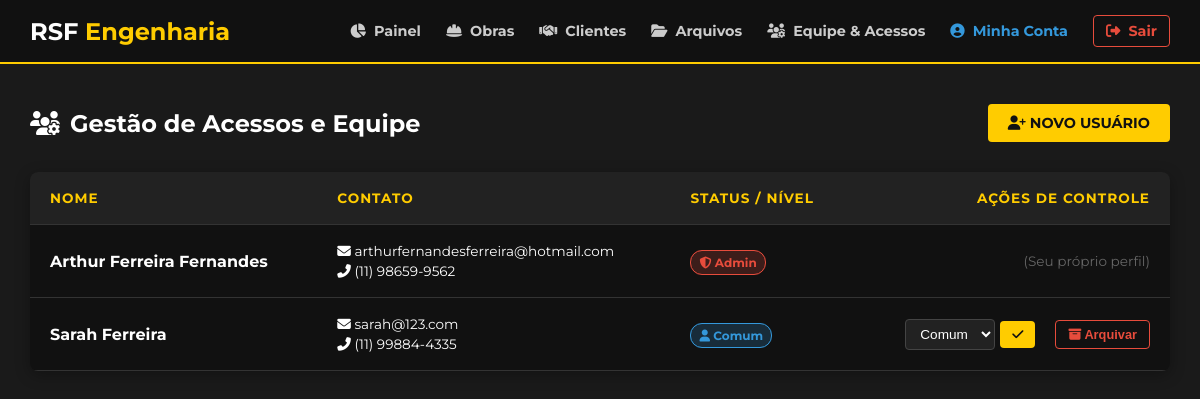
The app's page /portal/gerenciar_equipe.php (signed in) with its own data.
### tables this page shows
CREATE TABLE `usuarios` (
  `id` int(11) NOT NULL,
  `nome` varchar(100) NOT NULL,
  `email` varchar(100) NOT NULL,
  `telefone` varchar(20) DEFAULT NULL,
  `senha_hash` varchar(255) NOT NULL,
  `nivel_acesso` enum('admin','comum') DEFAULT 'comum',
  `status` enum('Ativo','Inativo') DEFAULT 'Ativo',
  `criado_em` timestamp NOT NULL DEFAULT current_timestamp()
);

### portal/gerenciar_equipe.php (the view, shortened to what this page needs)
<?php
require_once 'scripts/conexao.php';
$lista_usuarios = [];
try {
    $stmt = $pdo->query("SELECT id, nome, email, telefone, nivel_acesso, status FROM usuarios ORDER BY status ASC, nome ASC");
    $lista_usuarios = $stmt->fetchAll();
} catch (PDOException $e) {
    die("Erro ao carregar a equipe.");
}
?>
<!DOCTYPE html>
<html lang="pt-BR">
<head>
    <link rel="stylesheet" href="https://cdnjs.cloudflare.com/ajax/libs/font-awesome/6.4.0/css/all.min.css">
    <link rel="stylesheet" href="../styles/lista_projetos.css">
</head>
<body>
    <?php include 'header.php'; ?>
    <main class="container">
        <div class="header-acoes">
            <h2><i class="fas fa-users-cog"></i> Gestão de Acessos e Equipe</h2>
            <a href="cadastrar_usuario.php" class="btn-novo"><i class="fas fa-user-plus"></i> Novo Usuário</a>
        </div>
        <div class="table-wrapper">
            <table>
                <thead>
                    <tr>
                        <th>Nome</th>
                        <th>Contato</th>
                        <th>Status / Nível</th>
                        <th style="text-align: right;">Ações de Controle</th>
                    </tr>
                </thead>
                <tbody>
                    <?php foreach ($lista_usuarios as $user): ?>
                        <tr class="<?= $user['status'] === 'Inativo' ? 'linha-arquivada' : '' ?>">
                            <td style="font-weight: bold;"><?= htmlspecialchars($user['nome']) ?></td>
                            <td>
                                <div style="font-size: 0.85rem;"><i class="fas fa-envelope"></i> <?= htmlspecialchars($user['email']) ?></div>
                                <div style="font-size: 0.85rem; margin-top: 4px;"><i class="fas fa-phone-alt"></i> <?= htmlspecialchars($user['telefone'] ?? '--') ?></div>
                            </td>
                            <td>
                                <?php if ($user['status'] === 'Inativo'): ?>
                                    <span class="badge-inativo"><i class="fas fa-archive"></i> Arquivado / Bloqueado</span>
                                <?php elseif ($user['nivel_acesso'] === 'admin'): ?>
                                    <span class="badge-admin"><i class="fas fa-shield-alt"></i> Admin</span>
                                <?php else: ?>
                                    <span class="badge-comum"><i class="fas fa-user"></i> Comum</span>
                                <?php endif; ?>
                            </td>
                            <td class="acoes-livres">
                                <div class="acoes-container">
                                    <?php if ($user['id'] == $_SESSION['usuario_id']): ?>
                                        <span style="color: #666; font-size: 0.85rem;">(Seu próprio perfil)</span>
                                    <?php else: ?>
                                        <?php if ($user['status'] === 'Ativo'): ?>
                                        <form method="POST" action="gerenciar_equipe.php" class="form-inline">
                                            <select name="novo_nivel" class="select-nivel">
                                                <option value="comum" <?= ($user['nivel_acesso'] == 'comum') ? 'selected' : '' ?>>Comum</option>
                                            </select>
                                            <button type="submit" class="btn-acao btn-salvar-nivel" title="Salvar Nível"><i class="fas fa-check"></i></button>
                                        </form>
                                        <?php endif; ?>
                                        <form method="POST" action="gerenciar_equipe.php" class="form-inline" style="margin-right: 0;">
                                            <?php if ($user['status'] === 'Ativo'): ?>
                                                <button type="submit" class="btn-acao btn-arquivar" onclick="return confirm('Deseja arquivar este usuário? Ele perderá o acesso ao sistema.');">
                                                    <i class="fas fa-archive"></i> Arquivar
                                                </button>
                                            <?php endif; ?>
                                        </form>
                                    <?php endif; ?>
                                </div>
                            </td>
                        </tr>
                    <?php endforeach; ?>
                </tbody>
            </table>
        </div>
    </main>
</body>
</html>

### styles/lista_projetos.css (style rules this page uses)
:root { --primary-yellow: #FFCC00; --dark-bg: #1A1A1A; --darker-bg: #111111; }
body { margin: 0; font-family: 'Montserrat', sans-serif; background-color: var(--dark-bg); color: #fff; }
.container { padding: 40px 30px; max-width: 1200px; margin: 0 auto; }
.header-acoes { display: flex; justify-content: space-between; align-items: center; margin-bottom: 30px; }
.header-acoes h2 { margin: 0; display: flex; align-items: center; gap: 10px; }
.btn-novo { background-color: var(--primary-yellow); color: #111; text-decoration: none; padding: 10px 20px; border-radius: 4px; font-weight: 700; transition: 0.3s; text-transform: uppercase; font-size: 0.9rem; }
.table-wrapper { background-color: var(--darker-bg); border-radius: 8px; box-shadow: 0 4px 15px rgba(0,0,0,0.3); overflow-x: auto; }
table { width: 100%; border-collapse: collapse; text-align: left; }
th, td { padding: 18px 20px; border-bottom: 1px solid #333; }
th { background-color: #222; color: var(--primary-yellow); text-transform: uppercase; font-size: 0.85rem; letter-spacing: 1px; }

### portal/gerenciar_equipe.php (style rules this page uses)
.form-inline { display: inline-flex; align-items: center; gap: 5px; margin-right: 10px; }
.select-nivel { padding: 6px 10px; background-color: #222; color: #fff; border: 1px solid #444; border-radius: 4px; font-size: 0.85rem; }
.btn-acao { border: none; padding: 6px 12px; border-radius: 4px; cursor: pointer; font-weight: bold; font-size: 0.8rem; transition: 0.3s; }
.btn-salvar-nivel { background-color: var(--primary-yellow); color: #111; }
.btn-arquivar { background-color: transparent; color: #e74c3c; border: 1px solid #e74c3c; }
.badge-admin { background-color: rgba(231, 76, 60, 0.2); color: #e74c3c; border: 1px solid #e74c3c; padding: 4px 8px; border-radius: 12px; font-size: 0.75rem; font-weight: bold; }
.badge-comum { background-color: rgba(52, 152, 219, 0.2); color: #3498db; border: 1px solid #3498db; padding: 4px 8px; border-radius: 12px; font-size: 0.75rem; font-weight: bold; }
.acoes-container { display: flex; align-items: center; justify-content: flex-end; gap: 10px; }

### records on screen
usuarios: nome "Arthur Ferreira Fernandes", email "arthurfernandesferreira@hotmail.com", telefone "(11) 98659-9562", status "Ativo" (drawn), shows "(Seu próprio perfil)"
usuarios: nome "Sarah Ferreira", email "sarah@123.com", telefone "(11) 99884-4335", status "Ativo" (drawn), novo_nivel "Comum"
